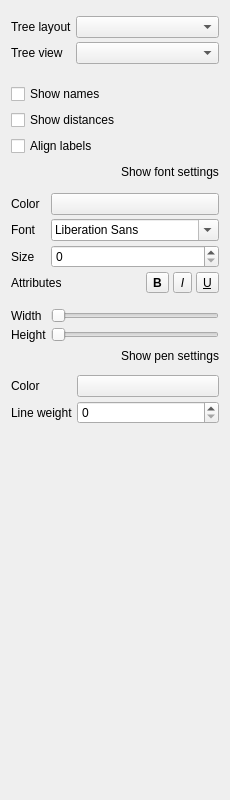
<?xml version="1.0" encoding="UTF-8"?>
<ui version="4.0">
 <class>TreeOptionWidget</class>
 <widget class="QWidget" name="TreeOptionWidget">
  <property name="enabled">
   <bool>true</bool>
  </property>
  <property name="geometry">
   <rect>
    <x>0</x>
    <y>0</y>
    <width>230</width>
    <height>800</height>
   </rect>
  </property>
  <property name="sizePolicy">
   <sizepolicy hsizetype="Minimum" vsizetype="Minimum">
    <horstretch>0</horstretch>
    <verstretch>0</verstretch>
   </sizepolicy>
  </property>
  <property name="windowTitle">
   <string>Form</string>
  </property>
  <layout class="QVBoxLayout" name="verticalLayout">
   <item>
    <widget class="QWidget" name="treeLayoutWidget" native="true">
     <property name="sizePolicy">
      <sizepolicy hsizetype="Preferred" vsizetype="Preferred">
       <horstretch>0</horstretch>
       <verstretch>0</verstretch>
      </sizepolicy>
     </property>
     <layout class="QVBoxLayout" name="verticalLayout_7">
      <property name="spacing">
       <number>4</number>
      </property>
      <property name="leftMargin">
       <number>0</number>
      </property>
      <property name="topMargin">
       <number>5</number>
      </property>
      <property name="rightMargin">
       <number>0</number>
      </property>
      <property name="bottomMargin">
       <number>5</number>
      </property>
      <item>
       <layout class="QGridLayout" name="gridLayout_6">
        <property name="bottomMargin">
         <number>9</number>
        </property>
        <item row="0" column="0">
         <widget class="QLabel" name="layoutLabel">
          <property name="text">
           <string>Tree layout</string>
          </property>
         </widget>
        </item>
        <item row="0" column="1">
         <widget class="QComboBox" name="layoutCombo">
          <property name="sizePolicy">
           <sizepolicy hsizetype="MinimumExpanding" vsizetype="Fixed">
            <horstretch>0</horstretch>
            <verstretch>0</verstretch>
           </sizepolicy>
          </property>
         </widget>
        </item>
        <item row="1" column="0">
         <widget class="QLabel" name="treeViewLabel">
          <property name="text">
           <string>Tree view</string>
          </property>
         </widget>
        </item>
        <item row="1" column="1">
         <widget class="QComboBox" name="treeViewCombo"/>
        </item>
       </layout>
      </item>
     </layout>
    </widget>
   </item>
   <item>
    <widget class="QWidget" name="labelsGroup" native="true">
     <property name="sizePolicy">
      <sizepolicy hsizetype="Preferred" vsizetype="Preferred">
       <horstretch>0</horstretch>
       <verstretch>0</verstretch>
      </sizepolicy>
     </property>
     <layout class="QVBoxLayout" name="verticalLayout_8">
      <property name="leftMargin">
       <number>0</number>
      </property>
      <property name="topMargin">
       <number>0</number>
      </property>
      <property name="rightMargin">
       <number>0</number>
      </property>
      <property name="bottomMargin">
       <number>9</number>
      </property>
      <item>
       <layout class="QVBoxLayout" name="verticalLayout_3">
        <item>
         <widget class="QCheckBox" name="showNamesCheck">
          <property name="text">
           <string>Show names</string>
          </property>
         </widget>
        </item>
        <item>
         <widget class="QCheckBox" name="showDistancesCheck">
          <property name="text">
           <string>Show distances</string>
          </property>
         </widget>
        </item>
        <item>
         <widget class="QCheckBox" name="alignLabelsCheck">
          <property name="text">
           <string>Align labels</string>
          </property>
         </widget>
        </item>
        <item>
         <layout class="QHBoxLayout" name="horizontalLayout">
          <item>
           <spacer name="horizontalSpacer_3">
            <property name="orientation">
             <enum>Qt::Horizontal</enum>
            </property>
            <property name="sizeHint" stdset="0">
             <size>
              <width>40</width>
              <height>20</height>
             </size>
            </property>
           </spacer>
          </item>
          <item>
           <widget class="QLabel" name="lblFontSettings">
            <property name="text">
             <string>Show font settings</string>
            </property>
           </widget>
          </item>
         </layout>
        </item>
        <item>
         <widget class="QWidget" name="fontSettingsWidget" native="true">
          <layout class="QVBoxLayout" name="verticalLayout_9">
           <property name="spacing">
            <number>4</number>
           </property>
           <property name="leftMargin">
            <number>0</number>
           </property>
           <property name="topMargin">
            <number>5</number>
           </property>
           <property name="rightMargin">
            <number>0</number>
           </property>
           <property name="bottomMargin">
            <number>0</number>
           </property>
           <item>
            <layout class="QGridLayout" name="gridLayout_3">
             <item row="1" column="0">
              <widget class="QLabel" name="fontLabel">
               <property name="text">
                <string>Font</string>
               </property>
              </widget>
             </item>
             <item row="2" column="0">
              <widget class="QLabel" name="fontSizeLabel">
               <property name="text">
                <string>Size</string>
               </property>
              </widget>
             </item>
             <item row="2" column="1">
              <widget class="QSpinBox" name="fontSizeSpinBox">
               <property name="sizePolicy">
                <sizepolicy hsizetype="MinimumExpanding" vsizetype="Fixed">
                 <horstretch>0</horstretch>
                 <verstretch>0</verstretch>
                </sizepolicy>
               </property>
              </widget>
             </item>
             <item row="1" column="1">
              <widget class="QFontComboBox" name="fontComboBox">
               <property name="sizePolicy">
                <sizepolicy hsizetype="Ignored" vsizetype="Fixed">
                 <horstretch>0</horstretch>
                 <verstretch>0</verstretch>
                </sizepolicy>
               </property>
              </widget>
             </item>
             <item row="0" column="0">
              <widget class="QLabel" name="colorLabel">
               <property name="text">
                <string>Color  </string>
               </property>
              </widget>
             </item>
             <item row="0" column="1">
              <widget class="QPushButton" name="labelsColorButton">
               <property name="sizePolicy">
                <sizepolicy hsizetype="MinimumExpanding" vsizetype="Fixed">
                 <horstretch>0</horstretch>
                 <verstretch>0</verstretch>
                </sizepolicy>
               </property>
               <property name="text">
                <string/>
               </property>
               <property name="autoDefault">
                <bool>false</bool>
               </property>
               <property name="default">
                <bool>false</bool>
               </property>
               <property name="flat">
                <bool>false</bool>
               </property>
              </widget>
             </item>
            </layout>
           </item>
           <item>
            <layout class="QHBoxLayout" name="horizontalLayout_9">
             <item>
              <widget class="QLabel" name="attributesLabel">
               <property name="text">
                <string>Attributes</string>
               </property>
              </widget>
             </item>
             <item>
              <spacer name="horizontalSpacer_2">
               <property name="orientation">
                <enum>Qt::Horizontal</enum>
               </property>
               <property name="sizeHint" stdset="0">
                <size>
                 <width>40</width>
                 <height>20</height>
                </size>
               </property>
              </spacer>
             </item>
             <item>
              <widget class="QToolButton" name="boltAttrButton">
               <property name="font">
                <font>
                 <weight>75</weight>
                 <bold>true</bold>
                </font>
               </property>
               <property name="text">
                <string>B</string>
               </property>
              </widget>
             </item>
             <item>
              <widget class="QToolButton" name="italicAttrButton">
               <property name="font">
                <font>
                 <italic>true</italic>
                </font>
               </property>
               <property name="text">
                <string>I</string>
               </property>
              </widget>
             </item>
             <item>
              <widget class="QToolButton" name="underlineAttrButton">
               <property name="font">
                <font>
                 <weight>50</weight>
                 <italic>false</italic>
                 <bold>false</bold>
                 <underline>true</underline>
                 <strikeout>false</strikeout>
                </font>
               </property>
               <property name="text">
                <string>U</string>
               </property>
              </widget>
             </item>
            </layout>
           </item>
          </layout>
         </widget>
        </item>
       </layout>
      </item>
     </layout>
    </widget>
   </item>
   <item>
    <widget class="QWidget" name="branchesGroup" native="true">
     <property name="sizePolicy">
      <sizepolicy hsizetype="Preferred" vsizetype="Preferred">
       <horstretch>0</horstretch>
       <verstretch>0</verstretch>
      </sizepolicy>
     </property>
     <layout class="QVBoxLayout" name="verticalLayout_2">
      <property name="spacing">
       <number>4</number>
      </property>
      <property name="leftMargin">
       <number>0</number>
      </property>
      <property name="topMargin">
       <number>0</number>
      </property>
      <property name="rightMargin">
       <number>0</number>
      </property>
      <property name="bottomMargin">
       <number>9</number>
      </property>
      <item>
       <layout class="QGridLayout" name="gridLayout">
        <property name="verticalSpacing">
         <number>4</number>
        </property>
        <item row="0" column="1">
         <widget class="QSlider" name="widthSlider">
          <property name="orientation">
           <enum>Qt::Horizontal</enum>
          </property>
         </widget>
        </item>
        <item row="0" column="0">
         <widget class="QLabel" name="lblWidthSlider">
          <property name="text">
           <string>Width</string>
          </property>
         </widget>
        </item>
        <item row="1" column="0">
         <widget class="QLabel" name="lblHeightSlider">
          <property name="text">
           <string>Height</string>
          </property>
         </widget>
        </item>
        <item row="1" column="1">
         <widget class="QSlider" name="heightSlider">
          <property name="orientation">
           <enum>Qt::Horizontal</enum>
          </property>
         </widget>
        </item>
       </layout>
      </item>
      <item>
       <layout class="QHBoxLayout" name="horizontalLayout_11">
        <item>
         <spacer name="horizontalSpacer_4">
          <property name="orientation">
           <enum>Qt::Horizontal</enum>
          </property>
          <property name="sizeHint" stdset="0">
           <size>
            <width>40</width>
            <height>20</height>
           </size>
          </property>
         </spacer>
        </item>
        <item>
         <widget class="QLabel" name="lblPenSettings">
          <property name="text">
           <string>Show pen settings</string>
          </property>
         </widget>
        </item>
       </layout>
      </item>
      <item>
       <widget class="QWidget" name="penGroup" native="true">
        <property name="sizePolicy">
         <sizepolicy hsizetype="Preferred" vsizetype="Preferred">
          <horstretch>0</horstretch>
          <verstretch>0</verstretch>
         </sizepolicy>
        </property>
        <layout class="QVBoxLayout" name="verticalLayout_6">
         <property name="spacing">
          <number>4</number>
         </property>
         <property name="leftMargin">
          <number>0</number>
         </property>
         <property name="topMargin">
          <number>5</number>
         </property>
         <property name="rightMargin">
          <number>0</number>
         </property>
         <property name="bottomMargin">
          <number>5</number>
         </property>
         <item>
          <layout class="QGridLayout" name="gridLayout_5">
           <item row="1" column="0">
            <widget class="QLabel" name="lineWeightLabel">
             <property name="text">
              <string>Line weight</string>
             </property>
            </widget>
           </item>
           <item row="1" column="1">
            <widget class="QSpinBox" name="lineWeightSpinBox"/>
           </item>
           <item row="0" column="0">
            <widget class="QLabel" name="label_2">
             <property name="text">
              <string>Color</string>
             </property>
            </widget>
           </item>
           <item row="0" column="1">
            <widget class="QPushButton" name="branchesColorButton">
             <property name="sizePolicy">
              <sizepolicy hsizetype="MinimumExpanding" vsizetype="Fixed">
               <horstretch>0</horstretch>
               <verstretch>0</verstretch>
              </sizepolicy>
             </property>
             <property name="text">
              <string/>
             </property>
            </widget>
           </item>
          </layout>
         </item>
        </layout>
       </widget>
      </item>
     </layout>
    </widget>
   </item>
   <item>
    <spacer name="verticalSpacer">
     <property name="orientation">
      <enum>Qt::Vertical</enum>
     </property>
     <property name="sizeHint" stdset="0">
      <size>
       <width>20</width>
       <height>40</height>
      </size>
     </property>
    </spacer>
   </item>
  </layout>
 </widget>
 <tabstops>
  <tabstop>layoutCombo</tabstop>
  <tabstop>treeViewCombo</tabstop>
  <tabstop>showNamesCheck</tabstop>
  <tabstop>showDistancesCheck</tabstop>
  <tabstop>alignLabelsCheck</tabstop>
  <tabstop>widthSlider</tabstop>
  <tabstop>heightSlider</tabstop>
  <tabstop>labelsColorButton</tabstop>
  <tabstop>fontSizeSpinBox</tabstop>
  <tabstop>boltAttrButton</tabstop>
  <tabstop>italicAttrButton</tabstop>
  <tabstop>underlineAttrButton</tabstop>
  <tabstop>branchesColorButton</tabstop>
  <tabstop>lineWeightSpinBox</tabstop>
 </tabstops>
 <resources/>
 <connections/>
</ui>
